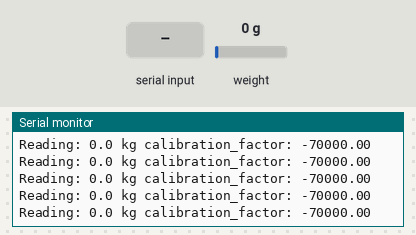
This sketch was run on a simulated Arduino Uno, built with avr-gcc and run on an emulated ATmega328P. Parts: the last lines printed to the serial monitor. The test bench sets the inputs (shaded band); at power-on: weight on the scale 0 g.

Above: at 3.3 s.
3.4 s: weight on the scale set to 100 g
At 3.4 s:
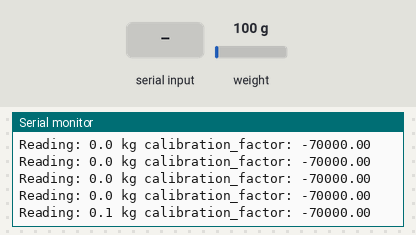
6.4 s: "+" received over Serial
At 6.64 s:
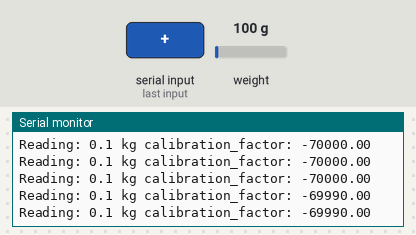
9.4 s: "a" received over Serial
At 9.47 s:
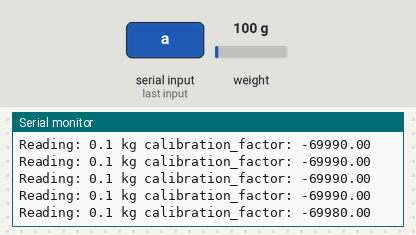
10.9 s: weight on the scale set to 1250 g
At 14.84 s:
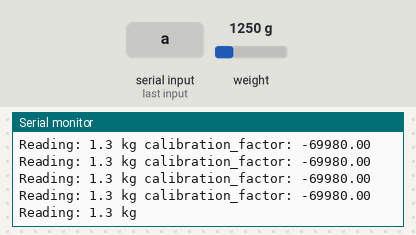
Timing chart, 0 to 14.9 s (numbered marks = the images above; inputs shaded):
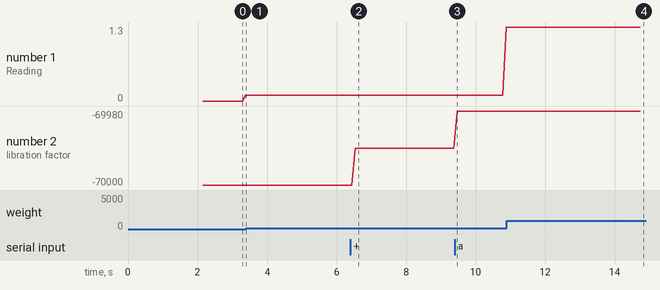

The sketch:

HalfBridge_Test.ino
```cpp
// (licence header left out)
#include "HX711.h"

#define DOUT  0
#define CLK  1

HX711 scale(DOUT, CLK);

float calibration_factor = -70000; //-7050 worked for my 440lb max scale setup

void setup() {
  Serial.begin(9600);
  Serial.println("HX711 calibration sketch");
  Serial.println("Remove all weight from scale");
  Serial.println("After readings begin, place known weight on scale");
  Serial.println("Press + or a to increase calibration factor");
  Serial.println("Press - or z to decrease calibration factor");

  scale.set_scale();
  scale.tare(); //Reset the scale to 0

  long zero_factor = scale.read_average(); //Get a baseline reading
  Serial.print("Zero factor: "); //This can be used to remove the need to tare the scale. Useful in permanent scale projects.
  Serial.println(zero_factor);
}

void loop() {

  scale.set_scale(calibration_factor); //Adjust to this calibration factor

  Serial.print("Reading: ");
  Serial.print(scale.get_units(), 1);
  Serial.print(" kg"); //Change this to kg and re-adjust the calibration factor if you follow SI units like a sane person
  Serial.print(" calibration_factor: ");
  Serial.print(calibration_factor);
  Serial.println();

  if(Serial.available())
  {
    char temp = Serial.read();
    if(temp == '+' || temp == 'a')
      calibration_factor += 10;
    else if(temp == '-' || temp == 'z')
      calibration_factor -= 10;
  }
}
```

Measured:
- after the input at 6.4 s, the serial monitor: prints a new line after 0.13 s (image 2)
- after the input at 9.4 s, the serial monitor: prints a new line after 0.07 s (image 3)
- after the input at 10.9 s, the serial monitor: prints a new line after 0.09 s (image 4)
- plotted number 1: 0.1 → 1.3 after the input at 9.4 s
- plotted number 2: -70000 → -69990 after the input at 6.4 s, -69990 → -69980 after the input at 9.4 s
